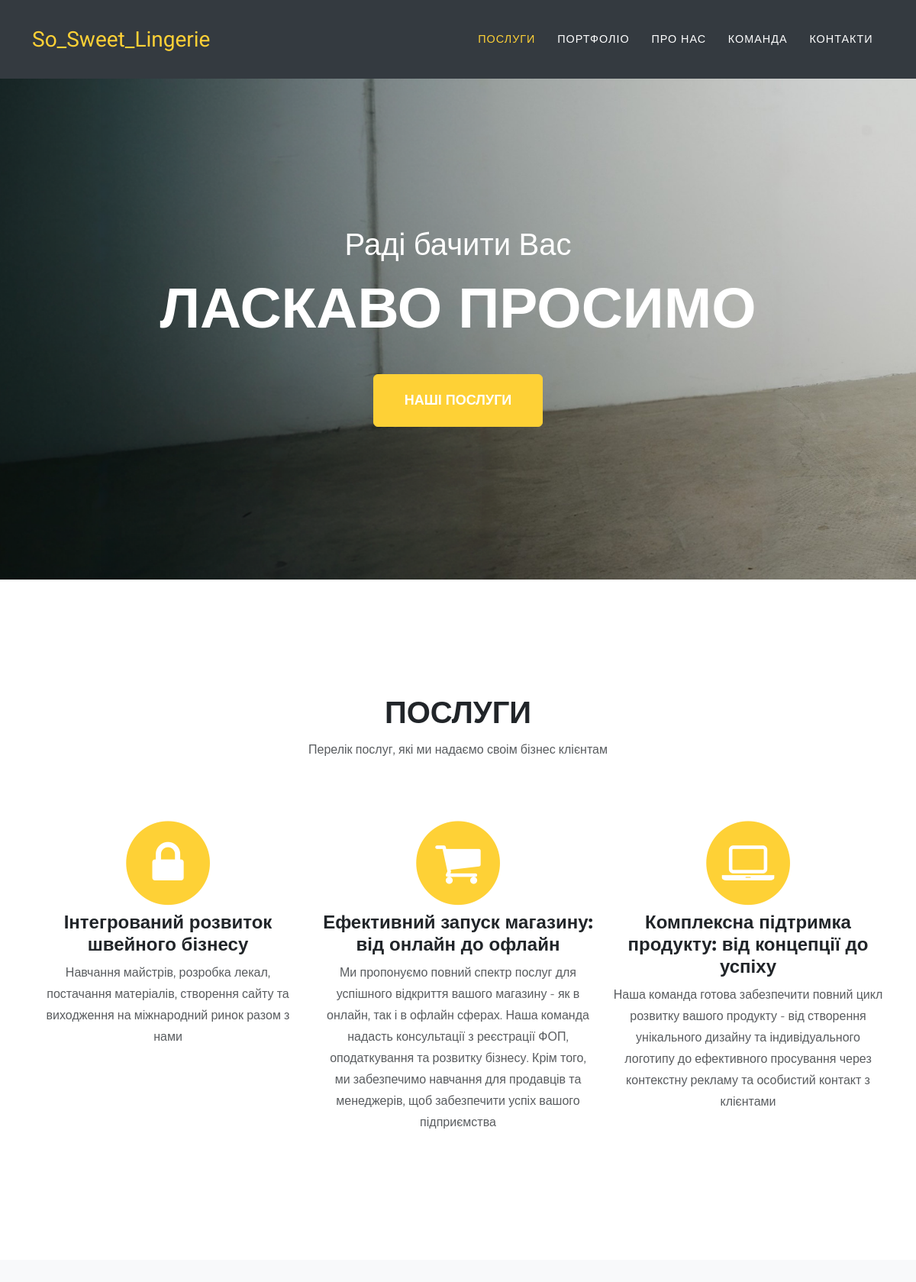
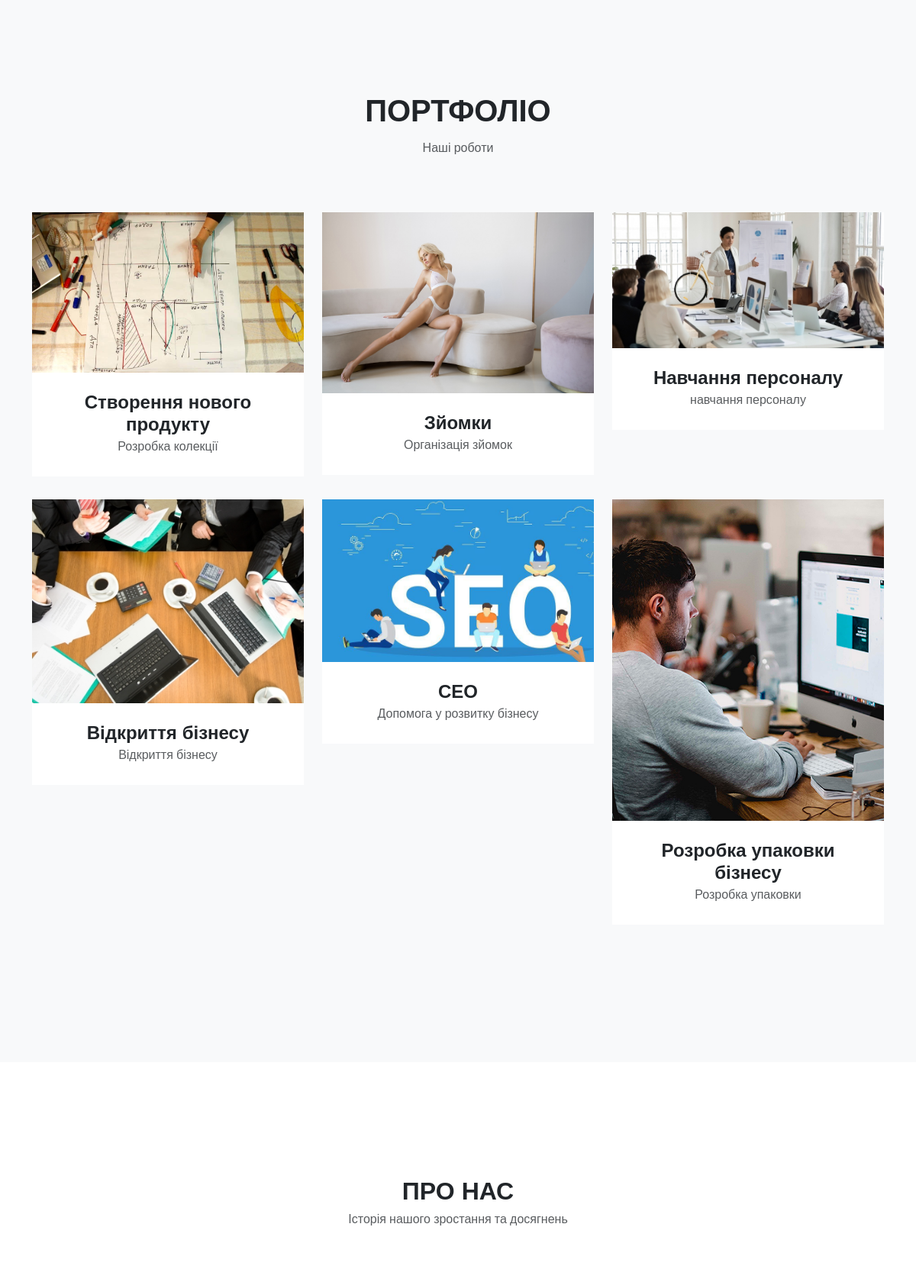
The page / (upper part) on the database its author committed (2 pictures, top to bottom).
### home/models.py (models this page shows, shortened)
class BrandName(models.Model):
    name = models.CharField(max_length=100, verbose_name="ім'я бренду")
    is_visible = models.BooleanField(default=True)

class Shapka(models.Model):
    name = models.CharField(max_length=60, unique=True)
    slug = models.SlugField(max_length=50, unique=True, db_index=True, verbose_name='url')
    position = models.PositiveSmallIntegerField(default=1, unique=True)
    is_visible = models.BooleanField(default=True)

class BrandFace(models.Model):
    h1 = models.CharField(max_length=60, unique=True)
    h2 = models.CharField(max_length=60, unique=True)
    button_name = models.CharField(max_length=60, unique=True)
    photo = models.ImageField(upload_to='face/', blank=True)

class ServiceBlock(models.Model):
    name = models.CharField(max_length=100, verbose_name='Название блока сервисов')
    description = models.TextField(verbose_name='Описание блока сервисов')
    is_visible = models.BooleanField(default=True)

class Service(models.Model):
    service_block = models.ForeignKey(ServiceBlock, on_delete=models.CASCADE, related_name='services',
                                      verbose_name='Блок сервисов')
    name = models.CharField(max_length=255, unique=True)
    slug = models.SlugField(max_length=50, unique=True, db_index=True, verbose_name='url')
    position = models.PositiveSmallIntegerField(unique=True)
    description = models.TextField(max_length=800, unique=True)
    icon = models.CharField(max_length=100)
    is_visible = models.BooleanField(default=True)
    class Meta:
        verbose_name_plural = 'Services'
        ordering = ('position',)

class PortfolioBlock(models.Model):
    name = models.CharField(max_length=100, verbose_name='Название блока сервисов')
    description = models.TextField(verbose_name='Описание блока сервисов')
    is_visible = models.BooleanField(default=True)

class Portfolio(models.Model):
    portfolio_block = models.ForeignKey(PortfolioBlock, on_delete=models.CASCADE, related_name='services',
                                      verbose_name='Блок сервисов')
    name = models.CharField(max_length=60, unique=True)
    short_description = models.CharField(max_length=255)
    slug = models.SlugField(max_length=50, unique=True, db_index=True, verbose_name='url')
    position = models.PositiveSmallIntegerField(unique=True)
    description = models.TextField(max_length=800)
    is_visible = models.BooleanField(default=True)
    date = models.CharField(max_length=50)
    client = models.CharField(max_length=50)
    category_service = models.CharField(max_length=50)
    photo = models.ImageField(upload_to='portfolio', blank=True)

class AboutBlock(models.Model):
    name = models.CharField(max_length=100, verbose_name='Название блока ')
    description = models.TextField(verbose_name='Описание блока ')
    is_visible = models.BooleanField(default=True)

### home/views.py (the view, shortened to what this page needs)
# urls.py: path('', MainPageView.as_view(), name='main_page')
class MainPageView(TemplateView):
    template_name = 'index.html'
    def get_context_data(self, **kwargs):
        context = super().get_context_data(**kwargs)
        service_block = ServiceBlock.objects.filter(is_visible=True)
        services = Service.objects.filter(is_visible=True)
        aboutblock = AboutBlock.objects.filter(is_visible=True)
        about_unit = AboutUnit.objects.filter(is_visible=True)
        team = Team.objects.filter(is_visible=True)
        client = Client.objects.filter(is_visible=True)
        shapka = Shapka.objects.filter(is_visible=True)
        brand_name = BrandName.objects.all()
        face = BrandFace.objects.all()
        portfolio_block = PortfolioBlock.objects.all()
        portfolio = Portfolio.objects.filter(is_visible=True)
        form_contact = FormContactForm()
        contact = ContactBlock.objects.all()
        niz = Niz.objects.all()
        context['service_block'] = service_block
        context['services'] = services
        context['aboutblock'] = aboutblock
        context['about_unit'] = about_unit
        context['team'] = team
        context['client'] = client
        context['shapka'] = shapka
        context['brand_name'] = brand_name
        context['face'] = face
        context['portfolio_block'] = portfolio_block
        context['portfolio'] = portfolio
        context['form_contact'] = form_contact
        context['contact'] = contact
        context['niz'] = niz
        return context

### home/templates/index.html (shortened to what this page needs)
{% extends 'layouts/welcome.html' %}
{% block content %}
    {% include 'services.html' %}
    {% include 'portfolio.html' %}
    {% include 'about.html' %}
{% endblock %}

### templates/layouts/welcome.html (shortened to what this page needs)
{% load static %}
<!DOCTYPE html>
<html data-bs-theme="light" lang="en">
<head>
    <link rel="stylesheet" href="{% static 'assets/bootstrap/css/bootstrap.min.css' %}">
    <link rel="stylesheet" href="{% static 'assets/fonts/font-awesome.min.css' %}">
</head>
<body id="page-top" data-bs-spy="scroll" data-bs-target="#mainNav" data-bs-offset="54">
    {% include 'header.html' %}
    {% block content %}
    {% endblock %}
</body>
</html>

### home/templates/header.html (shortened to what this page needs)
{% load static %}
    <nav class="navbar navbar-expand-lg fixed-top bg-dark navbar-dark" id="mainNav">
        {% for item in brand_name %}
                <div class="container"><a class="navbar-brand" href="#page-top">{{ item.name }}</a>
        {% endfor %}
            <div class="collapse navbar-collapse" id="navbarResponsive">
                <ul class="navbar-nav ms-auto text-uppercase">
                    {% for item in shapka %}
                        <li class="nav-item"><a class="nav-link" href="#{{ item.slug }}">{{ item.name }}</a></li>
                    {% endfor %}
                </ul>
            </div>
        </div>
    </nav>
    {% for item in face %}
         <header class="masthead" style="background-image:url('{{ item.photo.url }}');">
        <div class="container">
            <div class="intro-text">
                <div class="intro-lead-in"><span>{{ item.h2 }}</span></div>
                <div class="intro-heading text-uppercase"><span>{{ item.h1 }}</span></div><a class="btn btn-primary btn-xl text-uppercase" role="button" href="#poslugi">{{ item.button_name }}</a>
            </div>
        </div>
    </header>
    {% endfor %}

### home/templates/services.html
<section id="poslugi">
        <div class="container">
            <div class="row">
                <div class="col-lg-12 text-center">
                    {% for block in service_block  %}
                        <h2 class="text-uppercase section-heading">{{ block.name }}</h2>
                    <h3 class="text-muted section-subheading">{{ block.description }}</h3>
                    {% endfor %}
                </div>
            </div>
            <div class="row text-center">
                {% for item in  services%}
                    <div class="col-md-4">
                        <span class="fa-stack fa-4x">
                            <i class="fa fa-circle fa-stack-2x text-primary"></i>
                            <i class="{{ item.icon }}"></i>
                        </span>
                    <h4 class="section-heading">{{ item.name }}</h4>
                    <p class="text-muted">{{ item.description }}</p>
                </div>
                {% endfor %}
            </div>
        </div>
</section>

### home/templates/portfolio.html (shortened to what this page needs)
<section class="bg-light" id="portfolio">
        <div class="container">
            <div class="row">
                <div class="col-lg-12 text-center">
                    {% for item in portfolio_block %}
                    <h2 class="text-uppercase section-heading">{{ item.name }}</h2>
                    <h3 class="text-muted section-subheading">{{ item.description }}</h3>
                    {% endfor %}
                </div>
            </div>
            <div class="row">
                {% for item in portfolio %}
                    <div class="col-sm-6 col-md-4 portfolio-item"><a class="portfolio-link" href="#portfolioModal{{ item.position }}" data-bs-toggle="modal">
                        <div class="portfolio-hover">
                            {% if item.photo %}
                                </div><img class="img-fluid" src="{{ item.photo.url }}" alt="img">
                            {% endif %}
                    </a>
                        <div class="portfolio-caption">
                        <h4>{{ item.name }}</h4>
                        <p class="text-muted">{{ item.short_description }}</p>
                    </div>
            </div>
                {% endfor %}
                </div>
            </div>
</section>

### home/templates/about.html (shortened to what this page needs)
<section id="pro-nas">
        <div class="container">
            <div class="row">
                <div class="col-lg-12 text-center">
                    {% for item in aboutblock  %}
                        <h2 class="text-uppercase">{{ item.name }}</h2>
                    <h3 class="text-muted section-subheading">{{ item.description }}</h3>
                    {% endfor %}
                </div>
            </div>
        </div>
    </section>

### rows shown on the page
BrandName: name "So_Sweet_Lingerie"
Shapka: name "ПОСЛУГИ"
Shapka: name "ПОРТФОЛІО"
Shapka: name "ПРО НАС"
Shapka: name "КОМАНДА"
Shapka: name "КОНТАКТИ"
BrandFace: photo (picture), h2 "Раді бачити Вас", h1 "ЛАСКАВО ПРОСИМО", button_name "НАШІ ПОСЛУГИ"
ServiceBlock: name "ПОСЛУГИ", description "Перелік послуг, які ми надаємо своім бізнес клієнтам"
Service: name "Інтегрований розвиток швейного бізнесу", description "Навчання майстрів, розробка лекал, постачання матеріалів, створення сайту та виходження на міжнародний ринок разом з нами"
Service: name "Ефективний запуск магазину: від онлайн до офлайн", description "Ми пропонуємо повний спектр послуг для успішного відкриття вашого магазину - як в онлайн, так і в офлайн сферах. Наша команда надасть консультації з реєстрації ФОП, оподаткування та розвитку бізнесу. Крім того, ми забезпечимо навчання для продавців та менеджерів, щоб забезпечити успіх вашого підприємства"
Service: name "Комплексна підтримка продукту: від концепції до успіху", description "Наша команда готова забезпечити повний цикл розвитку вашого продукту - від створення унікального дизайну та індивідуального логотипу до ефективного просування через контекстну рекламу та особистий контакт з клієнтами"
PortfolioBlock: name "ПОРТФОЛІО", description "Наші роботи"
Portfolio: photo (picture), name "Створення нового продукту", short_description "Розробка колекції"
Portfolio: photo (picture), name "Зйомки", short_description "Організація зйомок"
Portfolio: photo (picture), name "Навчання персоналу", short_description "навчання персоналу"
Portfolio: photo (picture), name "Відкриття бізнесу", short_description "Відкриття бізнесу"
Portfolio: photo (picture), name "СЕО", short_description "Допомога у розвитку бізнесу"
Portfolio: photo (picture), name "Розробка упаковки бізнесу", short_description "Розробка упаковки"
AboutBlock: name "ПРО НАС", description "Історія нашого зростання та досягнень"
